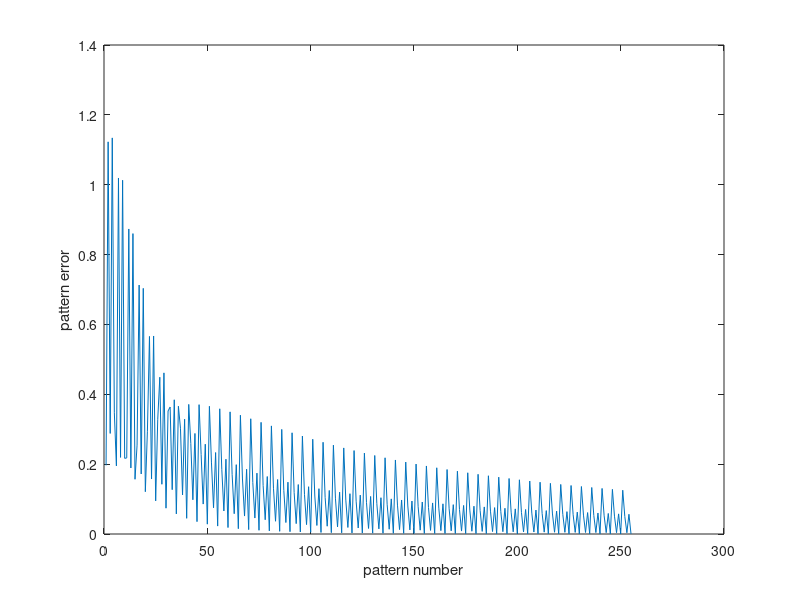
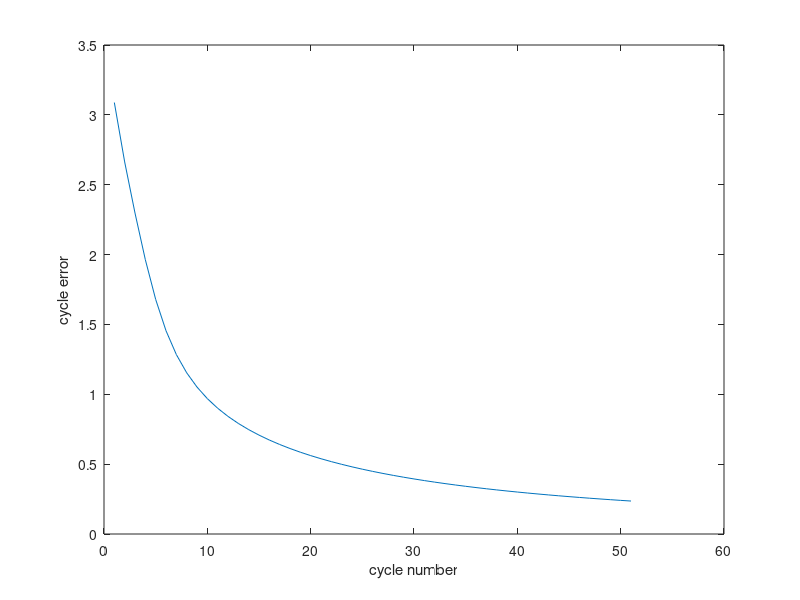

Write MATLAB code to recreate these figures, in order.
%% Question 1 MATLAB CODE
clc
clear
x = [0.4 0.8 0.2 0.3 0.2 1;
     1 0.2 0.5 0.7 -0.5 1;
     -0.1 0.7 0.3 0.3 0.9 1;
     0.2 0.7 -0.8 0.9 0.3 1;
     0.1 0.3 1.5 0.9 1.2 1];
 
d = [1 -1 1 -1 1];
c = 2;
w = [0.3350 0.1723 -0.2102 0.2528 -0.1133 0.5012]';
numCycles = 10;
numPatterns = 5;
pr = [];
cr = [];

for i = 1:numCycles
   e = 0;
    for j = 1:numPatterns
       v = w'*x(j,:)';
       z = sign(v);
       r = d(j) - z;
       delta_w = c * r * x(j,:);
       w = w + delta_w';
       p = 0.5*(d(j)-z)^2;
       e = e+0.5*(d(j)-z)^2;
       pr = [pr p];
    end
    cr = [cr e];
end

figure(1)
plot(pr(1:50))
xlabel('pattern number')
ylabel('pattern error')
figure(2)
plot(cr(1:10))
xlabel('cycle number')
ylabel('cycle error')

%% Question 2
clc
clear

x = [0.4 0.8 0.2 0.3 0.2 1;
     1 0.2 0.5 0.7 -0.5 1;
     -0.1 0.7 0.3 0.3 0.9 1;
     0.2 0.7 -0.8 0.9 0.3 1;
     0.1 0.3 1.5 0.9 1.2 1];
 
d = [1 -1 1 -1 1];
c = 0.2;
w = [0.3350 0.1723 -0.2102 0.2528 -0.1133 0.5012]';
numCycles = 51;
numPatterns = 5;
pr = [];
cr = [];
wMatrix = [];

for i = 1:numCycles
   e = 0;
    for j = 1:numPatterns
        v = w'*x(j,:)';
        z = (1-exp(-v))/(1+exp(-v));
        df = 0.5*(1-z^2);
        r = (d(j) - z) * df;
        delta_w = c * r * x(j,:);
        w = w + delta_w';
        wMatrix = [wMatrix w];
        p = 0.5*(d(j)-z)^2;
        e = e+0.5*(d(j)-z)^2;
        pr = [pr p];
    end
    cr = [cr e];
end

figure(1)
plot(pr(1:255))
xlabel('pattern number')
ylabel('pattern error')
figure(2)
plot(cr(1:numCycles))
xlabel('cycle number')
ylabel('cycle error')


